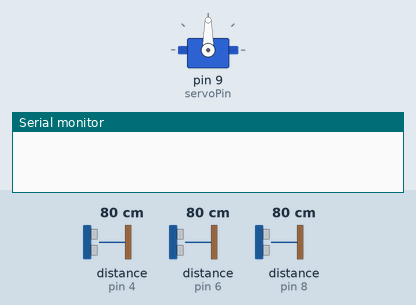
Simulated run of this sketch. Board: Arduino Uno, built with avr-gcc and run on an emulated ATmega328P. Shown: servo, the last lines printed to the serial monitor. Wiring (inferred from the names in the program): 3 × ultrasonic range finder: trigger pin 3, echo pin 4 / trigger pin 5, echo pin 6 / trigger pin 7, echo pin 8. The test bench sets the inputs (shaded band); at power-on: distance to the obstacle (sensors on pin 4, pin 6, pin 8) 80 cm. The echo pulse lasts 58.3 µs per cm.

Above: at 1.2 s.
1.3 s: distance to the obstacle (sensor on pin 4) set to 2 cm
At 1.76 s:
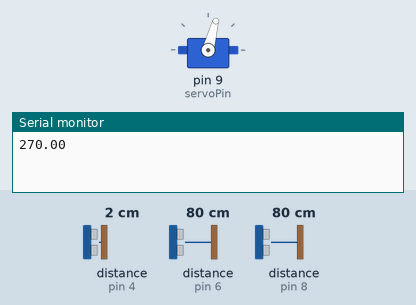
At 4.0 s:
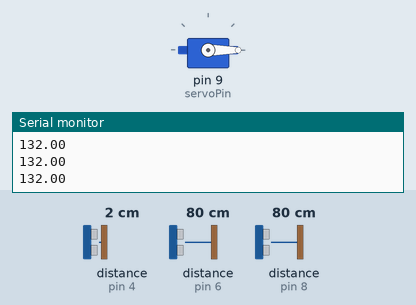
Timing chart, 0 to 5.5 s (numbered marks = the images above; inputs shaded):
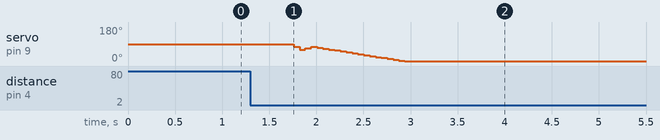

The sketch:

sketch.ino
```cpp
#include <Servo.h>
// #include <PID_v1.h>  aita gpt bole but khuija pai nai
#include <PID_v1_bc.h>
#include <SimpleKalmanFilter.h>

// Ultrasonic sensor pins
const int trigPin1 = 3;  // Left Sensor
const int echoPin1 = 4;
const int trigPin2 = 5;  // Center Sensor
const int echoPin2 = 6;
const int trigPin3 = 7;  // Right Sensor
const int echoPin3 = 8;

// PIR sensor pin
const int pirPin = 10;   // Motion Detection

// Servo motor pin
const int servoPin = 9;

// Kalman Filter for each sensor
SimpleKalmanFilter kalman1(1, 1, 0.01);
SimpleKalmanFilter kalman2(1, 1, 0.01);
SimpleKalmanFilter kalman3(1, 1, 0.01);

Servo tracerServo;

double Setpoint, Input, Output;
// double Kp = 1, Ki = 0.05, Kd = 0.25;
double Kp = 0.1, Ki = 0.01, Kd = 0.01;

PID myPID(&Input, &Output, &Setpoint, Kp, Ki, Kd, DIRECT);

// Constants for smoothing motion
const int smoothFactor = 5;
const int minPos = 0;
const int maxPos = 180;
int currentPos = 90; // Start at the center

void setup() {
  Serial.begin(9600);

  // Servo setup
  tracerServo.attach(servoPin);
  tracerServo.write(currentPos);

  // PID setup
  Setpoint = 90; // Desired centered position
  myPID.SetMode(AUTOMATIC);
  myPID.SetOutputLimits(-15, 15); // Limit servo movement speed

  // Pin mode setup for ultrasonic sensors
  pinMode(trigPin1, OUTPUT); // Left Sensor
  pinMode(echoPin1, INPUT);
  pinMode(trigPin2, OUTPUT); // Center Sensor
  pinMode(echoPin2, INPUT);
  pinMode(trigPin3, OUTPUT); // Right Sensor
  pinMode(echoPin3, INPUT);

  // Pin mode setup for PIR sensor
  pinMode(pirPin, INPUT); // Motion Detection
}

// Define a distance threshold
const double distanceThreshold = 18.0;  // 50 cm

void loop() {
  // Check PIR sensor for motion detection
  // bool motionDetected = digitalRead(pirPin) == HIGH;
   bool motionDetected = true;

  if (motionDetected) {
    double distance1 = getFilteredDistance(trigPin1, echoPin1, kalman1); // Left Sensor
    double distance2 = getFilteredDistance(trigPin2, echoPin2, kalman2); // Center Sensor
    double distance3 = getFilteredDistance(trigPin3, echoPin3, kalman3); // Right Sensor

    // Check if any of the sensors detect an object within the threshold distance
    if (distance1 < distanceThreshold || distance2 < distanceThreshold || distance3 < distanceThreshold) {
      double weightedPosition = calculateWeightedPosition(distance1, distance2, distance3);
      double predictedPosition = predictPosition(weightedPosition);
       Serial.println(predictedPosition);


      Input = predictedPosition;
      myPID.Compute();

      currentPos = constrain(currentPos + Output, minPos, maxPos);
      tracerServo.write(currentPos);
    }
  } else {
    // Optionally, stop the servo or set it to a default position
    tracerServo.write(90);  // Center position or any other default
  }
  delay(50);  // Short delay for smoother motion
}


double getDistance(int trigPin, int echoPin) {
  digitalWrite(trigPin, LOW);
  delayMicroseconds(2);
  digitalWrite(trigPin, HIGH);
  delayMicroseconds(10);
  digitalWrite(trigPin, LOW);

  long duration = pulseIn(echoPin, HIGH);
  double distance = (duration * 0.034) / 2; // cm
  return distance;
}

double getFilteredDistance(int trigPin, int echoPin, SimpleKalmanFilter &kalmanFilter) {
  double rawDistance = getDistance(trigPin, echoPin);
  return kalmanFilter.updateEstimate(rawDistance);
}

double calculateWeightedPosition(double d1, double d2, double d3) {
  double position = (d1 * -45 + d2 * 0 + d3 * 45) / (d1 + d2 + d3);
  return map(position, -45, 45, minPos, maxPos);
}

double predictPosition(double currentPos) {
  static double lastPos = 90;
  double predictedPos = currentPos + (currentPos - lastPos) * smoothFactor;
  lastPos = currentPos;
  return predictedPos;
}
```
